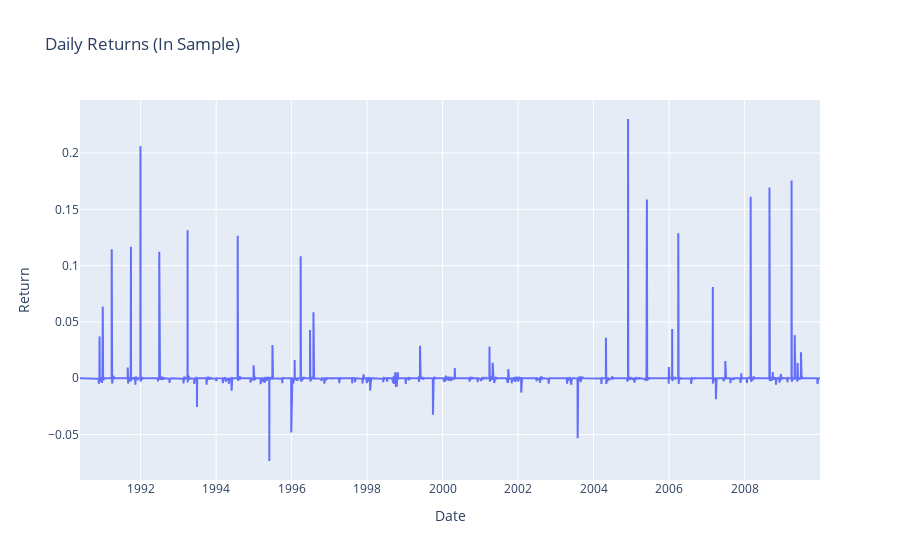

Notebook source saved alongside this figure:
### Markdown cell above
*Daily Returns*

### Code cell
fig = go.Figure()

fig.add_trace(
    go.Scatter(
        x = returns.index,
        y = returns['daily_return'],
    )
)

fig.update_layout(title = 'Daily Returns (In Sample)')
fig.update_xaxes(title= 'Date')
fig.update_yaxes(title = 'Return')
fig.show()

### Figure 1 — Plotly figure (JSON) as saved in the notebook; plotly's stock layout.template omitted (floating-point values rounded to 4 significant figures; data arrays with more than 128 entries replaced by an {"elided": "..."} marker saying what was removed)
{"data": [{"type": "scatter", "x": {"elided": "4897 str values"}, "y": {"elided": "4897 float values"}}], "layout": {"title": {"text": "Daily Returns (In Sample)"}, "xaxis": {"title": {"text": "Date"}}, "yaxis": {"title": {"text": "Return"}}}}
